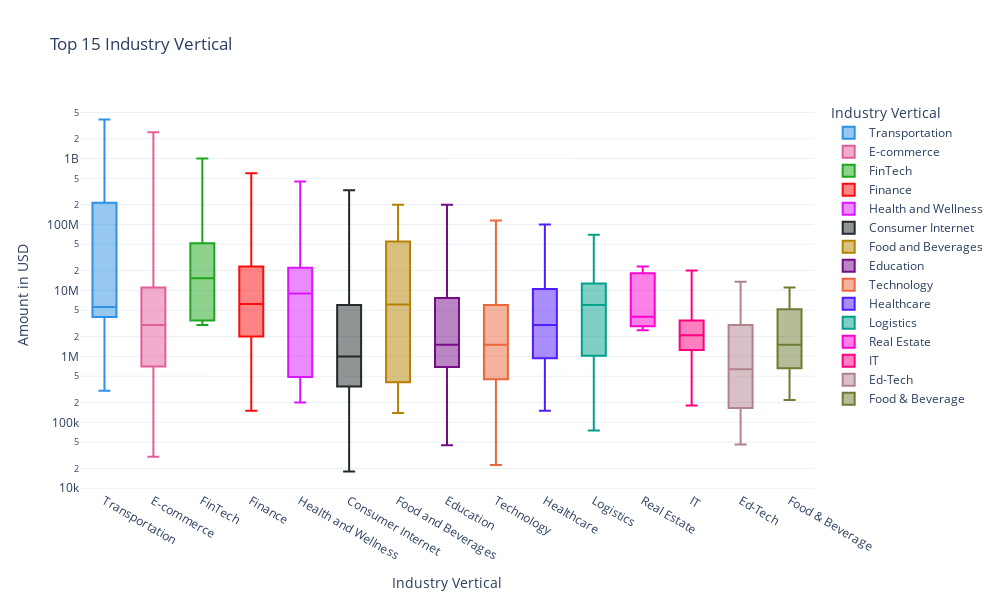

Notebook cell for this chart:
### Code cell
# box plot
fig = px.box(df_top_industry_vertical, y="Amount in USD", x="Industry Vertical", color= "Industry Vertical", hover_name="Startup Name", log_y=True, points=False,
             width=1000, height=600, title="Top 15 Industry Vertical", labels={"Amount in USD": "Amount in USD", "Industry Vertical": "Industry Vertical"},
             color_discrete_sequence=px.colors.qualitative.Dark24, template='plotly_white')
fig.show()

### Figure 1 — Plotly figure (JSON) as saved in the notebook; plotly's stock layout.template omitted (floating-point values rounded to 4 significant figures; data arrays with more than 128 entries replaced by an {"elided": "..."} marker saying what was removed)
{"data": [{"alignmentgroup": "True", "boxpoints": false, "hovertemplate": "<b>%{hovertext}</b><br><br>Industry Vertical=%{x}<br>Amount in USD=%{y}<extra></extra>", "hovertext": ["Rapido Bike Taxi", "Vogo Automotive", "Shuttl", "Patel Logistics", "Shuttl", "Vogo Automotive Pvt. Ltd.", "eBikeGo"], "legendgroup": "Transportation", "marker": {"color": "#2E91E5"}, "name": "Transportation", "notched": false, "offsetgroup": "Transportation", "orientation": "v", "showlegend": true, "type": "box", "x": ["Transportation", "Transportation", "Transportation", "Transportation", "Transportation", "Transportation", "Transportation"], "x0": " ", "xaxis": "x", "y": [3900000000, 283000000, 8048394, 5600000, 5000000, 3584000, 300000], "y0": " ", "yaxis": "y"}, {"alignmentgroup": "True", "boxpoints": false, "hovertemplate": "<b>%{hovertext}</b><br><br>Industry Vertical=%{x}<br>Amount in USD=%{y}<extra></extra>", "hovertext": {"elided": "300 str values"}, "legendgroup": "E-commerce", "marker": {"color": "#E15F99"}, "name": "E-commerce", "notched": false, "offsetgroup": "E-commerce", "orientation": "v", "showlegend": true, "type": "box", "x": {"elided": "300 str values"}, "x0": " ", "xaxis": "x", "y": {"elided": "300 int values"}, "y0": " ", "yaxis": "y"}, {"alignmentgroup": "True", "boxpoints": false, "hovertemplate": "<b>%{hovertext}</b><br><br>Industry Vertical=%{x}<br>Amount in USD=%{y}<extra></extra>", "hovertext": ["Paytm", "Tala", "Biz2Credit", "Aye Finance", "OkCredit", "INDwealth", "FPL Technologies", "Setu", "Cashflo", "wealthbucket"], "legendgroup": "FinTech", "marker": {"color": "#1CA71C"}, "name": "FinTech", "notched": false, "offsetgroup": "FinTech", "orientation": "v", "showlegend": true, "type": "box", "x": ["FinTech", "FinTech", "FinTech", "FinTech", "FinTech", "FinTech", "FinTech", "FinTech", "FinTech", "FinTech"], "x0": " ", "xaxis": "x", "y": [1000000000, 110000000, 52000000, 17411265, 15500000, 15000000, 4500000, 3500000, 3300000, 3000000], "y0": " ", "yaxis": "y"}, {"alignmentgroup": "True", "boxpoints": false, "hovertemplate": "<b>%{hovertext}</b><br><br>Industry Vertical=%{x}<br>Amount in USD=%{y}<extra></extra>", "hovertext": ["True North", "Edelweiss", "Epiq Capital", "Alteria Capital", "Lendingkart", "BharatPe", "Varthana", "NeoGrowth Credit", "Kuvera", "InCred Finance", "MSE", "Ofbusiness", "pi Ventures", "Samunnati", "Annapurna Finance", "Capital Float", "AyeFinance", "Spandana Sphoorty", "RenewBuy", "Black Soil", "NeoGrowth", "EarlySalary", "Drip capital", "Alpha Capital", "CoinTribe", "IDG Ventures", "Avail Finance", "Aye Finance", "Aye Finance", "SaveBC", "ISFC", "InCred", "Samunnati Financial Intermediation & Services Pvt. Ltd", "Progcap", "Kinara Capital", "Veritas Finance", "Lendingkart", "AyeFinance", "OptaCredit", "AyeFinance", "Villgro", "Fisdom", "Smartcoin", "Aashiyaan", "mintifi", "GramCover", "Sqqrl", "Finzy", "MyLoanCare", "Prest Loans", "Vola", "Buddy", "Nivesh", "OpenTap", "happay", "Mihuru", "Fincash", "HealthFin", "Crowdera", "Loanzen", "1Crowd", "LenDenClub"], "legendgroup": "Finance", "marker": {"color": "#FB0D0D"}, "name": "Finance", "notched": false, "offsetgroup": "Finance", "orientation": "v", "showlegend": true, "type": "box", "x": ["Finance", "Finance", "Finance", "Finance", "Finance", "Finance", "Finance", "Finance", "Finance", "Finance", "Finance", "Finance", "Finance", "Finance", "Finance", "Finance", "Finance", "Finance", "Finance", "Finance", "Finance", "Finance", "Finance", "Finance", "Finance", "Finance", "Finance", "Finance", "Finance", "Finance", "Finance", "Finance", "Finance", "Finance", "Finance", "Finance", "Finance", "Finance", "Finance", "Finance", "Finance", "Finance", "Finance", "Finance", "Finance", "Finance", "Finance", "Finance", "Finance", "Finance", "Finance", "Finance", "Finance", "Finance", "Finance", "Finance", "Finance", "Finance", "Finance", "Finance", "Finance", "Finance"], "x0": " ", "xaxis": "x", "y": [600000000, 270000000, 200000000, 140000000, 87000000, 75000000, 55000000, 47000000, 45000000, 42000000, 32000000, 29000000, 25000000, 23500000, 23000000, 22000000, 21500000, 19500000, 19000000, 17000000, 16000000, 15700000, 15000000, 14800000, 10000000, 10000000, 9000000, 8000000, 6240000, 6000000, 6000000, 5900000, 5000000, 5000000, 5000000, 4700000, 4700000, 4600000, 4000000, 3800000, 3500000, 3000000, 2000000, 2000000, 2000000, 1000000, 1000000, 1000000, 978000, 570000, 500000, 500000, 450000, 450000, 250000, 150000, 150000, null, null, null, null, null], "y0": " ", "yaxis": "y"}, {"alignmentgroup": "True", "boxpoints": false, "hovertemplate": "<b>%{hovertext}</b><br><br>Industry Vertical=%{x}<br>Amount in USD=%{y}<extra></extra>", "hovertext": ["GOQii", "Vyome Therapeutics Inc.", "Healthians", "HealthifyMe", "Misters", "Azah"], "legendgroup": "Health and Wellness", "marker": {"color": "#DA16FF"}, "name": "Health and Wellness", "notched": false, "offsetgroup": "Health and Wellness", "orientation": "v", "showlegend": true, "type": "box", "x": ["Health and Wellness", "Health and Wellness", "Health and Wellness", "Health and Wellness", "Health and Wellness", "Health and Wellness"], "x0": " ", "xaxis": "x", "y": [450000000, 22000000, 12000000, 6000000, 486000, 200000], "y0": " ", "yaxis": "y"}, {"alignmentgroup": "True", "boxpoints": false, "hovertemplate": "<b>%{hovertext}</b><br><br>Industry Vertical=%{x}<br>Amount in USD=%{y}<extra></extra>", "hovertext": {"elided": "941 str values"}, "legendgroup": "Consumer Internet", "marker": {"color": "#222A2A"}, "name": "Consumer Internet", "notched": false, "offsetgroup": "Consumer Internet", "orientation": "v", "showlegend": true, "type": "box", "x": {"elided": "941 str values"}, "x0": " ", "xaxis": "x", "y": {"elided": "941 int values"}, "y0": " ", "yaxis": "y"}, {"alignmentgroup": "True", "boxpoints": false, "hovertemplate": "<b>%{hovertext}</b><br><br>Industry Vertical=%{x}<br>Amount in USD=%{y}<extra></extra>", "hovertext": ["Zomato", "Swiggy", "Bira91", "HungerBox", "Bira91", "Daalchini Technologies", "holachef", "GoDesi", "Burger Singh"], "legendgroup": "Food and Beverages", "marker": {"color": "#B68100"}, "name": "Food and Beverages", "notched": false, "offsetgroup": "Food and Beverages", "orientation": "v", "showlegend": true, "type": "box", "x": ["Food and Beverages", "Food and Beverages", "Food and Beverages", "Food and Beverages", "Food and Beverages", "Food and Beverages", "Food and Beverages", "Food and Beverages", "Food and Beverages"], "x0": " ", "xaxis": "x", "y": [200000000, 100000000, 10000000, 6590000, 5600000, 500000, 311200, 138995, null], "y0": " ", "yaxis": "y"}, {"alignmentgroup": "True", "boxpoints": false, "hovertemplate": "<b>%{hovertext}</b><br><br>Industry Vertical=%{x}<br>Amount in USD=%{y}<extra></extra>", "hovertext": ["Furtados School of Music", "Byjus", "EduPristine", "Rao IIT Academy", "Eruditus", "Simplilearn", "Avanti Learning", "CueMath", "MyCity4Kids", "Sunstone Eduversity Pvt. Ltd", "EduAce Services", "Imarticus Learning", "Convegenius", "Justdakhila.com", "TopRankers", "Genius Corner", "Myly", "MyChild App", "Gyaanzone", "Prepathon", "Fundamentor", "Vahan", "Magic Crate", "Career360"], "legendgroup": "Education", "marker": {"color": "#750D86"}, "name": "Education", "notched": false, "offsetgroup": "Education", "orientation": "v", "showlegend": true, "type": "box", "x": ["Education", "Education", "Education", "Education", "Education", "Education", "Education", "Education", "Education", "Education", "Education", "Education", "Education", "Education", "Education", "Education", "Education", "Education", "Education", "Education", "Education", "Education", "Education", "Education"], "x0": " ", "xaxis": "x", "y": [200000000, 50000000, 10000000, 8600000, 8200000, 6000000, 5000000, 4000000, 3000000, 1500000, 1000000, 1000000, 900000, 750000, 670000, 278000, 100000, 100000, 45000, null, null, null, null, null], "y0": " ", "yaxis": "y"}, {"alignmentgroup": "True", "boxpoints": false, "hovertemplate": "<b>%{hovertext}</b><br><br>Industry Vertical=%{x}<br>Amount in USD=%{y}<extra></extra>", "hovertext": {"elided": "478 str values"}, "legendgroup": "Technology", "marker": {"color": "#EB663B"}, "name": "Technology", "notched": false, "offsetgroup": "Technology", "orientation": "v", "showlegend": true, "type": "box", "x": {"elided": "478 str values"}, "x0": " ", "xaxis": "x", "y": {"elided": "478 int values"}, "y0": " ", "yaxis": "y"}, {"alignmentgroup": "True", "boxpoints": false, "hovertemplate": "<b>%{hovertext}</b><br><br>Industry Vertical=%{x}<br>Amount in USD=%{y}<extra></extra>", "hovertext": ["Shape", "Healthcare at Home", "Puro Wellness", "Portea", "Tynor Othontics", "Medwell Ventures", "Asia Institute Of Medical Science", "iGenetics", "Sigtuple", "Medikabazaar", "healthifyme", "CureFit", "MedGenome", "Axio", "OncoStem", "MyUpchar", "Healthsignz", "mfine", "MamaEarth", "Care24", "medECUBE", "Healthi", "Cult", "Wellthy", "The Healthy Billions", "Vyome Biosciences", "Doxper", "Address Health", "eKincare", "MobieFit", "PeeSafe", "PeeSafe.in", "Letsmd", "3HCare", "Cygnus Hospitals", "Karma Healthcare", "5th Vital", "PeeBuddy", "Touchkin", "NirogStreet", "Pramati", "HWell24", "MEngage", "Life Circle", "PlanMy MedicalTrip", "iNICU", "Zoctr", "Theranosis", "Pregbuddy", "mamaearth", "Visit", "MedTel", "Predible Health", "HWell24 Plus", "Curatio", "HealthIntel", "QorQI", "Niramai", "Xcode", "Tricog", "MobiDent", "HEAL Institute", "Consure Medical", "Cult Fitness", "Transcell", "LiveNutriFit", "Invictus Oncology", "Obino", "Remidio", "Saral Designs", "Gajty"], "legendgroup": "Healthcare", "marker": {"color": "#511CFB"}, "name": "Healthcare", "notched": false, "offsetgroup": "Healthcare", "orientation": "v", "showlegend": true, "type": "box", "x": ["Healthcare", "Healthcare", "Healthcare", "Healthcare", "Healthcare", "Healthcare", "Healthcare", "Healthcare", "Healthcare", "Healthcare", "Healthcare", "Healthcare", "Healthcare", "Healthcare", "Healthcare", "Healthcare", "Healthcare", "Healthcare", "Healthcare", "Healthcare", "Healthcare", "Healthcare", "Healthcare", "Healthcare", "Healthcare", "Healthcare", "Healthcare", "Healthcare", "Healthcare", "Healthcare", "Healthcare", "Healthcare", "Healthcare", "Healthcare", "Healthcare", "Healthcare", "Healthcare", "Healthcare", "Healthcare", "Healthcare", "Healthcare", "Healthcare", "Healthcare", "Healthcare", "Healthcare", "Healthcare", "Healthcare", "Healthcare", "Healthcare", "Healthcare", "Healthcare", "Healthcare", "Healthcare", "Healthcare", "Healthcare", "Healthcare", "Healthcare", "Healthcare", "Healthcare", "Healthcare", "Healthcare", "Healthcare", "Healthcare", "Healthcare", "Healthcare", "Healthcare", "Healthcare", "Healthcare", "Healthcare", "Healthcare", "Healthcare"], "x0": " ", "xaxis": "x", "y": [100000000, 40000000, 37000000, 26000000, 21000000, 21000000, 21000000, 19500000, 19000000, 15800000, 12000000, 10000000, 10000000, 7400000, 6000000, 5000000, 5000000, 4200000, 4000000, 4000000, 4000000, 3100000, 3000000, 2100000, 2100000, 2000000, 1900000, 1500000, 1500000, 1350000, 1000000, 1000000, 1000000, 1000000, 750000, 500000, 500000, 443000, 400000, 300000, 200000, 200000, 175000, 150000, 150000, null, null, null, null, null, null, null, null, null, null, null, null, null, null, null, null, null, null, null, null, null, null, null, null, null, null], "y0": " ", "yaxis": "y"}, {"alignmentgroup": "True", "boxpoints": false, "hovertemplate": "<b>%{hovertext}</b><br><br>Industry Vertical=%{x}<br>Amount in USD=%{y}<extra></extra>", "hovertext": ["Blackbuck", "Ecom Express", "Delhivery", "Rivigo", "TruckingCube", "Blackbuck", "Leap India", "LetsTransport", "Origo Commodities India Pvt. Ltd", "Shadowfox", "4tigo", "Pando", "BlackBuck", "Schedulers Logistics", "The Porter", "Emiza", "TruxApp", "WoW Express", "Grab.in", "StanPlus", "Connect India", "Shipsy", "Truckola", "The Porter", "MaalGaadi", "SpeedBox", "Zebroads", "Box My Space", "VDeliver", "Loadshare", "GoComet", "Pikkol", "Pikkol", "Quickli", "Gobolt", "Derbii", "LogiNext"], "legendgroup": "Logistics", "marker": {"color": "#00A08B"}, "name": "Logistics", "notched": false, "offsetgroup": "Logistics", "orientation": "v", "showlegend": true, "type": "box", "x": ["Logistics", "Logistics", "Logistics", "Logistics", "Logistics", "Logistics", "Logistics", "Logistics", "Logistics", "Logistics", "Logistics", "Logistics", "Logistics", "Logistics", "Logistics", "Logistics", "Logistics", "Logistics", "Logistics", "Logistics", "Logistics", "Logistics", "Logistics", "Logistics", "Logistics", "Logistics", "Logistics", "Logistics", "Logistics", "Logistics", "Logistics", "Logistics", "Logistics", "Logistics", "Logistics", "Logistics", "Logistics"], "x0": " ", "xaxis": "x", "y": [70000000, 30000000, 30000000, 15000000, 14900000, 14680000, 13000000, 12000000, 11000000, 10000000, 10000000, 9000000, 7700000, 6000000, 5500000, 4500000, 3100000, 2200000, 2000000, 1100000, 1000000, 1000000, 595000, 500000, 375000, 300000, 75000, null, null, null, null, null, null, null, null, null, null], "y0": " ", "yaxis": "y"}, {"alignmentgroup": "True", "boxpoints": false, "hovertemplate": "<b>%{hovertext}</b><br><br>Industry Vertical=%{x}<br>Amount in USD=%{y}<extra></extra>", "hovertext": ["Tata Housing", "Innov8", "MyGubbi", "Wired Hub", "BHIVE", "Qdesq"], "legendgroup": "Real Estate", "marker": {"color": "#FB00D1"}, "name": "Real Estate", "notched": false, "offsetgroup": "Real Estate", "orientation": "v", "showlegend": true, "type": "box", "x": ["Real Estate", "Real Estate", "Real Estate", "Real Estate", "Real Estate", "Real Estate"], "x0": " ", "xaxis": "x", "y": [23000000, 4000000, 2500000, null, null, null], "y0": " ", "yaxis": "y"}, {"alignmentgroup": "True", "boxpoints": false, "hovertemplate": "<b>%{hovertext}</b><br><br>Industry Vertical=%{x}<br>Amount in USD=%{y}<extra></extra>", "hovertext": ["Capillary", "Anchanto", "Narvar", "Disprz", "Elucidata", "Credy", "Entropik", "19th mile"], "legendgroup": "IT", "marker": {"color": "#FC0080"}, "name": "IT", "notched": false, "offsetgroup": "IT", "orientation": "v", "showlegend": true, "type": "box", "x": ["IT", "IT", "IT", "IT", "IT", "IT", "IT", "IT"], "x0": " ", "xaxis": "x", "y": [20000000, 4000000, 3000000, 2500000, 1700000, 1400000, 1100000, 180000], "y0": " ", "yaxis": "y"}, {"alignmentgroup": "True", "boxpoints": false, "hovertemplate": "<b>%{hovertext}</b><br><br>Industry Vertical=%{x}<br>Amount in USD=%{y}<extra></extra>", "hovertext": ["IMAX Program", "Vedantu", "Littlemore", "quizizz", "Edureka", "Avishkaar Box", "Shirsa Labs", "Nayi Disha", "kidovators", "IndigoLearn", "Toppr", "Kriger Campus", "Chrysalis", "Purple Squirrel"], "legendgroup": "Ed-Tech", "marker": {"color": "#B2828D"}, "name": "Ed-Tech", "notched": false, "offsetgroup": "Ed-Tech", "orientation": "v", "showlegend": true, "type": "box", "x": ["Ed-Tech", "Ed-Tech", "Ed-Tech", "Ed-Tech", "Ed-Tech", "Ed-Tech", "Ed-Tech", "Ed-Tech", "Ed-Tech", "Ed-Tech", "Ed-Tech", "Ed-Tech", "Ed-Tech", "Ed-Tech"], "x0": " ", "xaxis": "x", "y": [13500000, 10000000, 3000000, 3000000, 2000000, 772500, 500000, 300000, 180000, 150000, 100000, 46140, null, null], "y0": " ", "yaxis": "y"}, {"alignmentgroup": "True", "boxpoints": false, "hovertemplate": "<b>%{hovertext}</b><br><br>Industry Vertical=%{x}<br>Amount in USD=%{y}<extra></extra>", "hovertext": ["Big Fish Ventures", "Faasos", "B9 Beverages", "RAW Pressery", "WayCool", "GoldFarm", "Fresh Food Concepts", "Hello Curry", "Yumlane", "Bonhomia", "MyGreens", "Dropkaffe", "FYRE", "Biryani Blues", "Chai Thela", "Chevon", "HealthSutra", "Sattviko", "Drums Food", "Bonhomia", "Tpot", "Roll Mafia", "WIMWI Foods"], "legendgroup": "Food & Beverage", "marker": {"color": "#6C7C32"}, "name": "Food & Beverage", "notched": false, "offsetgroup": "Food & Beverage", "orientation": "v", "showlegend": true, "type": "box", "x": ["Food & Beverage", "Food & Beverage", "Food & Beverage", "Food & Beverage", "Food & Beverage", "Food & Beverage", "Food & Beverage", "Food & Beverage", "Food & Beverage", "Food & Beverage", "Food & Beverage", "Food & Beverage", "Food & Beverage", "Food & Beverage", "Food & Beverage", "Food & Beverage", "Food & Beverage", "Food & Beverage", "Food & Beverage", "Food & Beverage", "Food & Beverage", "Food & Beverage", "Food & Beverage"], "x0": " ", "xaxis": "x", "y": [11100000, 6300000, 6000000, 6000000, 2700000, 2000000, 2000000, 1500000, 1000000, 1000000, 1000000, 550000, 500000, 368000, 218000, null, null, null, null, null, null, null, null], "y0": " ", "yaxis": "y"}], "layout": {"boxmode": "overlay", "height": 600, "legend": {"title": {"text": "Industry Vertical"}, "tracegroupgap": 0}, "title": {"text": "Top 15 Industry Vertical"}, "width": 1000, "xaxis": {"anchor": "y", "categoryarray": ["Transportation", "E-commerce", "FinTech", "Finance", "Health and Wellness", "Consumer Internet", "Food and Beverages", "Education", "Technology", "Healthcare", "Logistics", "Real Estate", "IT", "Ed-Tech", "Food & Beverage"], "categoryorder": "array", "domain": [0, 1], "title": {"text": "Industry Vertical"}}, "yaxis": {"anchor": "x", "domain": [0, 1], "title": {"text": "Amount in USD"}, "type": "log"}}}
